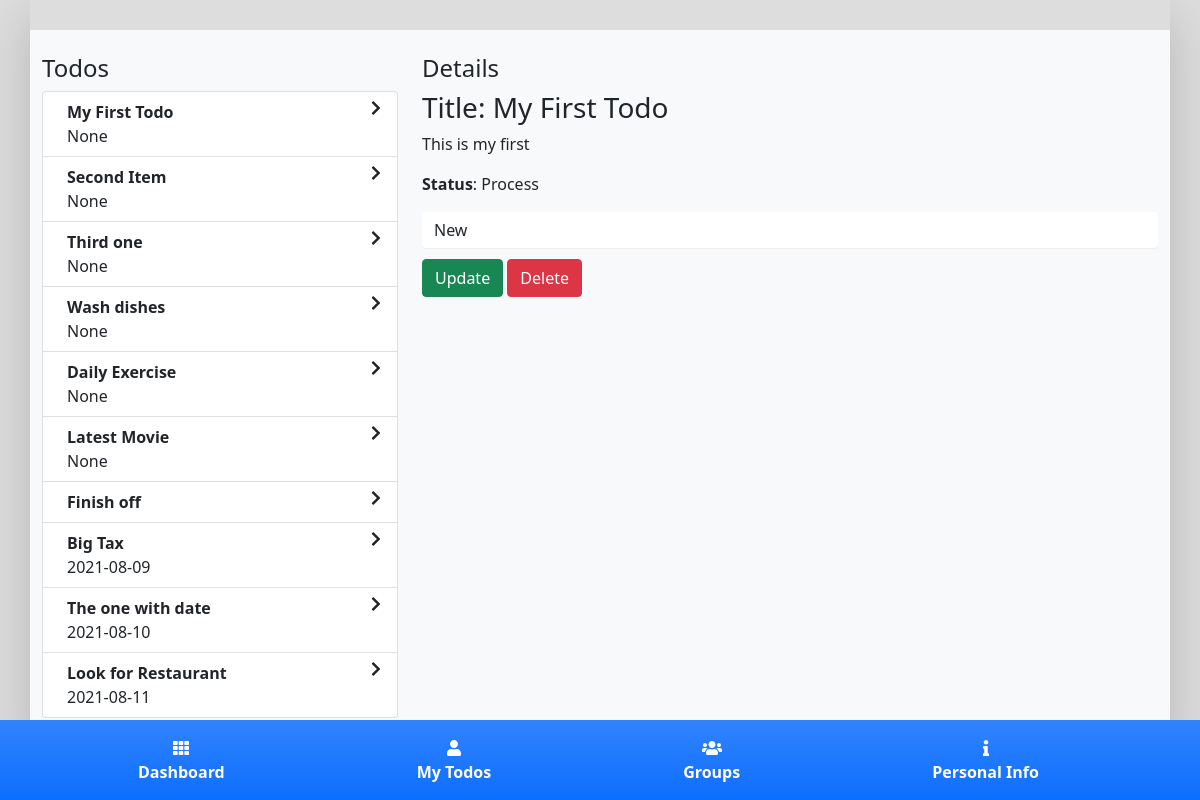
/view/1 (signed in), run on the app's committed database.
### tables this page shows
CREATE TABLE todos (
todo_id INTEGER PRIMARY KEY,
todo_title INTEGER NOT NULL,
todo_description TExt NOT NULL,
group_id INTEGER NOT NULL,
user_id INTEGER NOT NULL,
created_date INTEGER NOT NULL
, status TEXT, duedate TEXT);

### app.py (the view)
@app.route('/view/<todoid>')
def todoview(todoid):
    conn = sqlite3.connect('db/todos.db')
    tasks = conn.execute(
        "SELECT * FROM todos WHERE user_id = "+str(session['loggedin'][0])+" ORDER BY duedate")
    task = conn.execute(
        "SELECT * FROM todos WHERE todo_id = "+str(todoid)+"")
    print('Todo: ', task)
    return render_template("todos.html", tasks=tasks, task=task)

### templates/todos.html (shortened to what this page needs)
{% extends 'base.html' %}
{% block body %}
<div class="container mainContainer shadow-lg">
    <div class="row bg-light pt-4 pb-4">
        <div class="col-md-4">
            <h4 class="fw-light">Todos</h4>
            <div class="list-group list-group-numbered">
              {% for task in tasks %}
                  <a href="/view/{{task[0]}}" class="list-group-item d-flex justify-content-between align-items-start">
                    <div class="ms-2 me-auto">
                      <div class="fw-bold">{{ task[1] }}</div>
                      {{ task[7] }}
                    </div>
                    <i class="fa fa-chevron-right pt-30"></i>
                  </a>
              {% endfor %}
            </div>
        </div>
        <div class="col-md-8">
          <h4 class="fw-light">Details</h4>
          {% for detail in task %}
            {% if detail |length > 0 %}
                <h3>Title: {{detail[1]}}</h3>
                <p>{{detail[2]}}</p>
                <p><b>Status</b>: {{detail[6]}}</p>
                 <form action="/funcu" method="post">
                     <select name="status" class="form-control">
                         <option value="New">New</option>
                     </select>
                     <button type="submit" class="btn btn-success">Update</button>
                     <a href="/funcd/{{detail[0]}}" class="btn btn-danger">Delete</a>
                 </form>
            {% endif %}
          {% endfor %}
        </div>
    </div>
</div>
{% endblock %}

### static/css/style.css (style rules this page uses)
body { background-color: #ddd; }
.mainContainer { padding-top: 30px; }
.form-control { margin-bottom: 10px; border: none; border-bottom: 1px solid #eee; }

### data on the page
todos: todo_title "My First Todo", task "None", todo_description "This is my first", status "Process"
todos: todo_title "Second Item", task "None"
todos: todo_title "Third one", task "None"
todos: todo_title "Wash dishes", task "None"
todos: todo_title "Daily Exercise", task "None"
todos: todo_title "Latest Movie", task "None"
todos: todo_title "Finish off"
todos: todo_title "Big Tax", duedate "2021-08-09"
todos: todo_title "The one with date", duedate "2021-08-10"
todos: todo_title "Look for Restaurant", duedate "2021-08-11"
